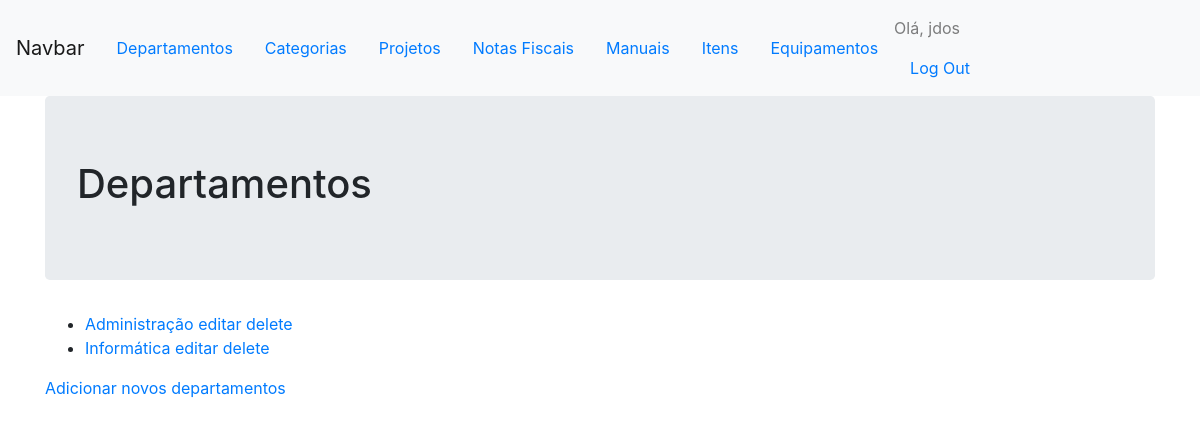
/departamentos/ (signed in), run on an earlier commit of the app's database.
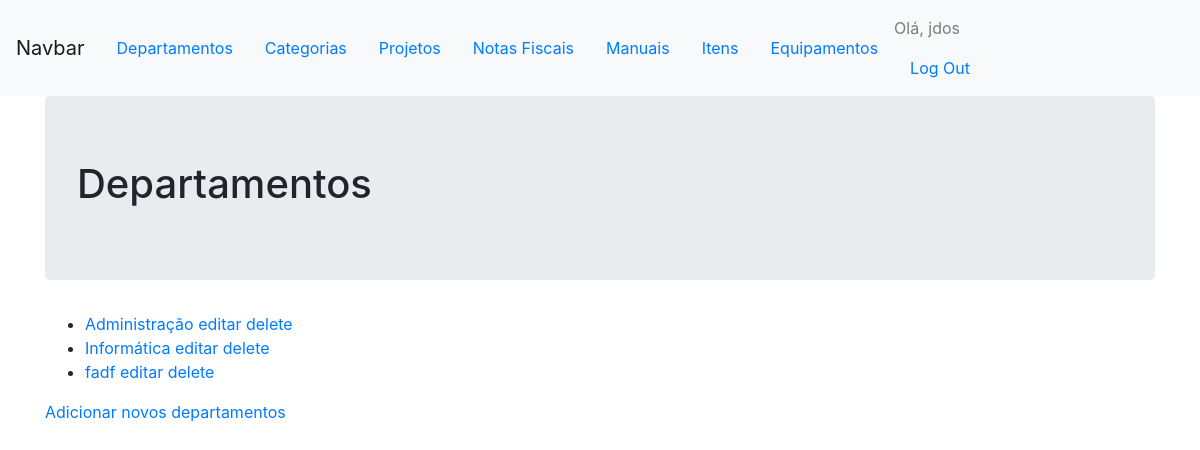
And on a later commit of the database.
### comuns/models.py (models this page shows)
class Departamento(models.Model):
    nome = models.CharField(max_length=50)
    def __str__(self):
        return self.nome

### comuns/views.py (the view)
# urls.py: url(r'^departamentos/$', views.departamentos, name='departamentos'),
@login_required
def departamentos(request):
	departamentos = Departamento.objects.all().order_by('nome')
	context = {'departamentos': departamentos}
	return render(request, 'comuns/departamentos.html', context)

### comuns/templates/comuns/departamentos.html
{% extends "controles/base.html" %}
{% block header %}
<div class='jumbotron'>
	<h1>Departamentos</h1>
</div>
{% endblock header %}
{% block content %}
<ul>
	{% for departamento in departamentos %}
	<li>
		<a href="">{{ departamento }} </a> <a href="{% url 'comuns:editar_departamento' departamento.id %}">editar</a>
		<a href="{% url 'comuns:delete_departamento' departamento.id %}">delete</a>
	</li>
	{% empty %}
	<li> Não tem nenhum departamento cadastrado ainda. </li>
	{% endfor %}
</ul>
<a href="{% url 'comuns:novo_departamento' %}">Adicionar novos departamentos</a>
{% endblock content %}

What changed in the data, as far as the page shows it:
added Departamento: nome "fadf"
